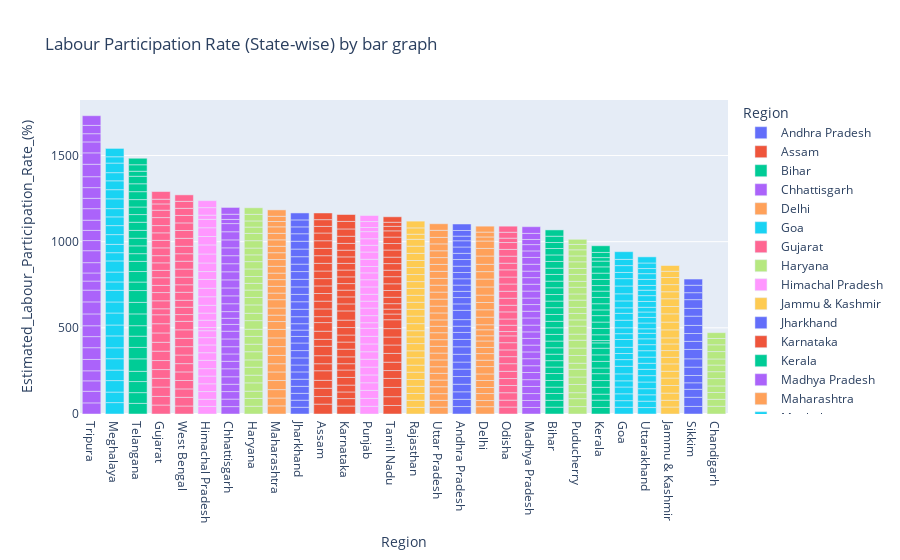

This figure's notebook cell:
### Markdown cell above
Labour Participation Rate wise analysis

### Code cell
fg = px.bar(df, x='Region', y='Estimated_Labour_Participation_Rate_(%)', color='Region', 
            title='Labour Participation Rate (State-wise) by bar graph', template='plotly')
fg.update_layout(xaxis={'categoryorder':'total descending'})
fg.show()

### Figure 1 — Plotly figure (JSON) as saved in the notebook; plotly's stock layout.template omitted (floating-point values rounded to 4 significant figures)
{"data": [{"alignmentgroup": "True", "hovertemplate": "Region=%{x}<br>Estimated_Labour_Participation_Rate_(%)=%{y}<extra></extra>", "legendgroup": "Andhra Pradesh", "marker": {"color": "#636efa", "pattern": {"shape": ""}}, "name": "Andhra Pradesh", "offsetgroup": "Andhra Pradesh", "orientation": "v", "showlegend": true, "textposition": "auto", "type": "bar", "x": ["Andhra Pradesh", "Andhra Pradesh", "Andhra Pradesh", "Andhra Pradesh", "Andhra Pradesh", "Andhra Pradesh", "Andhra Pradesh", "Andhra Pradesh", "Andhra Pradesh", "Andhra Pradesh", "Andhra Pradesh", "Andhra Pradesh", "Andhra Pradesh", "Andhra Pradesh", "Andhra Pradesh", "Andhra Pradesh", "Andhra Pradesh", "Andhra Pradesh", "Andhra Pradesh", "Andhra Pradesh", "Andhra Pradesh", "Andhra Pradesh", "Andhra Pradesh", "Andhra Pradesh", "Andhra Pradesh", "Andhra Pradesh", "Andhra Pradesh", "Andhra Pradesh"], "xaxis": "x", "y": [43.24, 42.05, 43.5, 43.97, 44.68, 43.01, 41, 45.14, 43.46, 42.83, 40.66, 36.03, 38.16, 53.76, 37.45, 36.76, 36.1, 36.29, 36.69, 36.41, 36.62, 38.61, 35.91, 36.84, 36.08, 26.97, 32.69, 37.61], "yaxis": "y"}, {"alignmentgroup": "True", "hovertemplate": "Region=%{x}<br>Estimated_Labour_Participation_Rate_(%)=%{y}<extra></extra>", "legendgroup": "Assam", "marker": {"color": "#EF553B", "pattern": {"shape": ""}}, "name": "Assam", "offsetgroup": "Assam", "orientation": "v", "showlegend": true, "textposition": "auto", "type": "bar", "x": ["Assam", "Assam", "Assam", "Assam", "Assam", "Assam", "Assam", "Assam", "Assam", "Assam", "Assam", "Assam", "Assam", "Assam", "Assam", "Assam", "Assam", "Assam", "Assam", "Assam", "Assam", "Assam", "Assam", "Assam", "Assam", "Assam"], "xaxis": "x", "y": [57.39, 43.87, 48.21, 45.83, 55.67, 40.76, 46.64, 54.9, 40.17, 47.05, 50, 34.38, 44.92, 45.17, 44.32, 43.81, 42.66, 44.01, 44.59, 44.26, 42.82, 43.9, 45.03, 38.45, 39.04, 38.73], "yaxis": "y"}, {"alignmentgroup": "True", "hovertemplate": "Region=%{x}<br>Estimated_Labour_Participation_Rate_(%)=%{y}<extra></extra>", "legendgroup": "Bihar", "marker": {"color": "#00cc96", "pattern": {"shape": ""}}, "name": "Bihar", "offsetgroup": "Bihar", "orientation": "v", "showlegend": true, "textposition": "auto", "type": "bar", "x": ["Bihar", "Bihar", "Bihar", "Bihar", "Bihar", "Bihar", "Bihar", "Bihar", "Bihar", "Bihar", "Bihar", "Bihar", "Bihar", "Bihar", "Bihar", "Bihar", "Bihar", "Bihar", "Bihar", "Bihar", "Bihar", "Bihar", "Bihar", "Bihar", "Bihar", "Bihar", "Bihar", "Bihar"], "xaxis": "x", "y": [39.75, 39.71, 39.66, 36.85, 38.57, 40.31, 37.51, 37.25, 37.54, 37.28, 38.88, 38.63, 38.5, 37.4, 39.8, 39.35, 38.36, 38.03, 39.25, 38.45, 38.86, 36.29, 38.99, 37.87, 37.29, 34.94, 36.45, 36.54], "yaxis": "y"}, {"alignmentgroup": "True", "hovertemplate": "Region=%{x}<br>Estimated_Labour_Participation_Rate_(%)=%{y}<extra></extra>", "legendgroup": "Chhattisgarh", "marker": {"color": "#ab63fa", "pattern": {"shape": ""}}, "name": "Chhattisgarh", "offsetgroup": "Chhattisgarh", "orientation": "v", "showlegend": true, "textposition": "auto", "type": "bar", "x": ["Chhattisgarh", "Chhattisgarh", "Chhattisgarh", "Chhattisgarh", "Chhattisgarh", "Chhattisgarh", "Chhattisgarh", "Chhattisgarh", "Chhattisgarh", "Chhattisgarh", "Chhattisgarh", "Chhattisgarh", "Chhattisgarh", "Chhattisgarh", "Chhattisgarh", "Chhattisgarh", "Chhattisgarh", "Chhattisgarh", "Chhattisgarh", "Chhattisgarh", "Chhattisgarh", "Chhattisgarh", "Chhattisgarh", "Chhattisgarh", "Chhattisgarh", "Chhattisgarh", "Chhattisgarh", "Chhattisgarh"], "xaxis": "x", "y": [42.89, 43.71, 43.53, 42.55, 43.38, 46.28, 43.56, 42.59, 42.03, 45.05, 44.98, 39.43, 35.56, 38.66, 45.61, 45.88, 45.85, 46.91, 46.8, 46.82, 46.59, 45.59, 46.21, 47.14, 47.39, 24.06, 30.24, 39.41], "yaxis": "y"}, {"alignmentgroup": "True", "hovertemplate": "Region=%{x}<br>Estimated_Labour_Participation_Rate_(%)=%{y}<extra></extra>", "legendgroup": "Delhi", "marker": {"color": "#FFA15A", "pattern": {"shape": ""}}, "name": "Delhi", "offsetgroup": "Delhi", "orientation": "v", "showlegend": true, "textposition": "auto", "type": "bar", "x": ["Delhi", "Delhi", "Delhi", "Delhi", "Delhi", "Delhi", "Delhi", "Delhi", "Delhi", "Delhi", "Delhi", "Delhi", "Delhi", "Delhi", "Delhi", "Delhi", "Delhi", "Delhi", "Delhi", "Delhi", "Delhi", "Delhi", "Delhi", "Delhi", "Delhi", "Delhi", "Delhi", "Delhi"], "xaxis": "x", "y": [42.33, 35.74, 40.53, 35.21, 40.68, 37.9, 42.71, 37.08, 38.36, 35.84, 37.45, 30.21, 34.65, 29.22, 44.17, 42.71, 42.34, 42.9, 47.36, 45.78, 43.02, 42.56, 48.09, 44.18, 42.82, 23.59, 28.28, 34.32], "yaxis": "y"}, {"alignmentgroup": "True", "hovertemplate": "Region=%{x}<br>Estimated_Labour_Participation_Rate_(%)=%{y}<extra></extra>", "legendgroup": "Goa", "marker": {"color": "#19d3f3", "pattern": {"shape": ""}}, "name": "Goa", "offsetgroup": "Goa", "orientation": "v", "showlegend": true, "textposition": "auto", "type": "bar", "x": ["Goa", "Goa", "Goa", "Goa", "Goa", "Goa", "Goa", "Goa", "Goa", "Goa", "Goa", "Goa", "Goa", "Goa", "Goa", "Goa", "Goa", "Goa", "Goa", "Goa", "Goa", "Goa", "Goa", "Goa"], "xaxis": "x", "y": [39.16, 38.19, 39.81, 39.61, 35.78, 40.36, 44.09, 38.7, 35.36, 36.11, 45.36, 33.71, 34.17, 43.96, 40, 31.97, 39.92, 41.27, 45.22, 42.77, 35.95, 39.73, 36.05, 44.74], "yaxis": "y"}, {"alignmentgroup": "True", "hovertemplate": "Region=%{x}<br>Estimated_Labour_Participation_Rate_(%)=%{y}<extra></extra>", "legendgroup": "Gujarat", "marker": {"color": "#FF6692", "pattern": {"shape": ""}}, "name": "Gujarat", "offsetgroup": "Gujarat", "orientation": "v", "showlegend": true, "textposition": "auto", "type": "bar", "x": ["Gujarat", "Gujarat", "Gujarat", "Gujarat", "Gujarat", "Gujarat", "Gujarat", "Gujarat", "Gujarat", "Gujarat", "Gujarat", "Gujarat", "Gujarat", "Gujarat", "Gujarat", "Gujarat", "Gujarat", "Gujarat", "Gujarat", "Gujarat", "Gujarat", "Gujarat", "Gujarat", "Gujarat", "Gujarat", "Gujarat", "Gujarat", "Gujarat"], "xaxis": "x", "y": [52.03, 50.12, 54.21, 50.57, 51.01, 52.27, 54.55, 51.51, 54.07, 53.48, 52.06, 34.77, 46.31, 47.72, 41.67, 44.57, 42.54, 43.72, 41.75, 45.14, 43.5, 43.75, 42.19, 46.31, 42.9, 36.33, 27.52, 44.26], "yaxis": "y"}, {"alignmentgroup": "True", "hovertemplate": "Region=%{x}<br>Estimated_Labour_Participation_Rate_(%)=%{y}<extra></extra>", "legendgroup": "Haryana", "marker": {"color": "#B6E880", "pattern": {"shape": ""}}, "name": "Haryana", "offsetgroup": "Haryana", "orientation": "v", "showlegend": true, "textposition": "auto", "type": "bar", "x": ["Haryana", "Haryana", "Haryana", "Haryana", "Haryana", "Haryana", "Haryana", "Haryana", "Haryana", "Haryana", "Haryana", "Haryana", "Haryana", "Haryana", "Haryana", "Haryana", "Haryana", "Haryana", "Haryana", "Haryana", "Haryana", "Haryana", "Haryana", "Haryana", "Haryana", "Haryana", "Haryana", "Haryana"], "xaxis": "x", "y": [45.12, 45.23, 42.17, 48.23, 44.72, 46.07, 42.48, 47.4, 43.74, 45.37, 41.4, 49.85, 42.78, 48.53, 43.18, 43.06, 38.77, 39.87, 43.7, 42.58, 39.18, 39.57, 42.75, 42.32, 36.73, 35.48, 38.27, 38.09], "yaxis": "y"}, {"alignmentgroup": "True", "hovertemplate": "Region=%{x}<br>Estimated_Labour_Participation_Rate_(%)=%{y}<extra></extra>", "legendgroup": "Himachal Pradesh", "marker": {"color": "#FF97FF", "pattern": {"shape": ""}}, "name": "Himachal Pradesh", "offsetgroup": "Himachal Pradesh", "orientation": "v", "showlegend": true, "textposition": "auto", "type": "bar", "x": ["Himachal Pradesh", "Himachal Pradesh", "Himachal Pradesh", "Himachal Pradesh", "Himachal Pradesh", "Himachal Pradesh", "Himachal Pradesh", "Himachal Pradesh", "Himachal Pradesh", "Himachal Pradesh", "Himachal Pradesh", "Himachal Pradesh", "Himachal Pradesh", "Himachal Pradesh", "Himachal Pradesh", "Himachal Pradesh", "Himachal Pradesh", "Himachal Pradesh", "Himachal Pradesh", "Himachal Pradesh", "Himachal Pradesh", "Himachal Pradesh", "Himachal Pradesh", "Himachal Pradesh", "Himachal Pradesh", "Himachal Pradesh", "Himachal Pradesh", "Himachal Pradesh"], "xaxis": "x", "y": [44.23, 41.18, 44.91, 44.91, 45.02, 42.81, 48.5, 44.05, 45.11, 42.45, 40.17, 18.43, 42.62, 41.2, 45.27, 49.58, 49.22, 51.17, 45.87, 49.69, 52.17, 52.55, 48.92, 50.82, 48.74, 24.42, 43.55, 40.66], "yaxis": "y"}, {"alignmentgroup": "True", "hovertemplate": "Region=%{x}<br>Estimated_Labour_Participation_Rate_(%)=%{y}<extra></extra>", "legendgroup": "Jammu & Kashmir", "marker": {"color": "#FECB52", "pattern": {"shape": ""}}, "name": "Jammu & Kashmir", "offsetgroup": "Jammu & Kashmir", "orientation": "v", "showlegend": true, "textposition": "auto", "type": "bar", "x": ["Jammu & Kashmir", "Jammu & Kashmir", "Jammu & Kashmir", "Jammu & Kashmir", "Jammu & Kashmir", "Jammu & Kashmir", "Jammu & Kashmir", "Jammu & Kashmir", "Jammu & Kashmir", "Jammu & Kashmir", "Jammu & Kashmir", "Jammu & Kashmir", "Jammu & Kashmir", "Jammu & Kashmir", "Jammu & Kashmir", "Jammu & Kashmir", "Jammu & Kashmir", "Jammu & Kashmir", "Jammu & Kashmir", "Jammu & Kashmir", "Jammu & Kashmir"], "xaxis": "x", "y": [40.57, 39.02, 41.71, 44.17, 43.08, 39.69, 42.56, 38.25, 39.06, 38.46, 34.94, 46.74, 45.17, 47.8, 42.63, 44.92, 40.71, 41.4, 41.23, 36.21, 33.33], "yaxis": "y"}, {"alignmentgroup": "True", "hovertemplate": "Region=%{x}<br>Estimated_Labour_Participation_Rate_(%)=%{y}<extra></extra>", "legendgroup": "Jharkhand", "marker": {"color": "#636efa", "pattern": {"shape": ""}}, "name": "Jharkhand", "offsetgroup": "Jharkhand", "orientation": "v", "showlegend": true, "textposition": "auto", "type": "bar", "x": ["Jharkhand", "Jharkhand", "Jharkhand", "Jharkhand", "Jharkhand", "Jharkhand", "Jharkhand", "Jharkhand", "Jharkhand", "Jharkhand", "Jharkhand", "Jharkhand", "Jharkhand", "Jharkhand", "Jharkhand", "Jharkhand", "Jharkhand", "Jharkhand", "Jharkhand", "Jharkhand", "Jharkhand", "Jharkhand", "Jharkhand", "Jharkhand", "Jharkhand", "Jharkhand", "Jharkhand", "Jharkhand"], "xaxis": "x", "y": [39.04, 41.12, 39.66, 40.83, 41.24, 42.33, 40.26, 41.09, 42.43, 44.05, 37.96, 36.92, 37.03, 40.65, 43.25, 43.51, 42.82, 43.35, 44.18, 44.82, 43.17, 43.14, 44.33, 45.42, 43.34, 39.92, 40.49, 40.43], "yaxis": "y"}, {"alignmentgroup": "True", "hovertemplate": "Region=%{x}<br>Estimated_Labour_Participation_Rate_(%)=%{y}<extra></extra>", "legendgroup": "Karnataka", "marker": {"color": "#EF553B", "pattern": {"shape": ""}}, "name": "Karnataka", "offsetgroup": "Karnataka", "orientation": "v", "showlegend": true, "textposition": "auto", "type": "bar", "x": ["Karnataka", "Karnataka", "Karnataka", "Karnataka", "Karnataka", "Karnataka", "Karnataka", "Karnataka", "Karnataka", "Karnataka", "Karnataka", "Karnataka", "Karnataka", "Karnataka", "Karnataka", "Karnataka", "Karnataka", "Karnataka", "Karnataka", "Karnataka", "Karnataka", "Karnataka", "Karnataka", "Karnataka", "Karnataka", "Karnataka", "Karnataka", "Karnataka"], "xaxis": "x", "y": [46.36, 43.12, 38.42, 39.93, 44.45, 43.1, 36.45, 39.92, 44.52, 41.33, 40.85, 43.25, 43.09, 53.37, 40.62, 40.89, 39.09, 38.04, 39, 39.7, 38.6, 37.66, 38.94, 39.45, 41.55, 42.14, 43.9, 39.93], "yaxis": "y"}, {"alignmentgroup": "True", "hovertemplate": "Region=%{x}<br>Estimated_Labour_Participation_Rate_(%)=%{y}<extra></extra>", "legendgroup": "Kerala", "marker": {"color": "#00cc96", "pattern": {"shape": ""}}, "name": "Kerala", "offsetgroup": "Kerala", "orientation": "v", "showlegend": true, "textposition": "auto", "type": "bar", "x": ["Kerala", "Kerala", "Kerala", "Kerala", "Kerala", "Kerala", "Kerala", "Kerala", "Kerala", "Kerala", "Kerala", "Kerala", "Kerala", "Kerala", "Kerala", "Kerala", "Kerala", "Kerala", "Kerala", "Kerala", "Kerala", "Kerala", "Kerala", "Kerala", "Kerala", "Kerala", "Kerala", "Kerala"], "xaxis": "x", "y": [38.07, 42.19, 34.96, 39.9, 38.97, 40.02, 32.71, 38.67, 37.66, 38.84, 30.87, 13.33, 33.62, 37.01, 36.65, 37.42, 33.13, 35.91, 36.57, 36.49, 32.36, 35.56, 36.53, 36.48, 33.24, 20.51, 29.95, 38.68], "yaxis": "y"}, {"alignmentgroup": "True", "hovertemplate": "Region=%{x}<br>Estimated_Labour_Participation_Rate_(%)=%{y}<extra></extra>", "legendgroup": "Madhya Pradesh", "marker": {"color": "#ab63fa", "pattern": {"shape": ""}}, "name": "Madhya Pradesh", "offsetgroup": "Madhya Pradesh", "orientation": "v", "showlegend": true, "textposition": "auto", "type": "bar", "x": ["Madhya Pradesh", "Madhya Pradesh", "Madhya Pradesh", "Madhya Pradesh", "Madhya Pradesh", "Madhya Pradesh", "Madhya Pradesh", "Madhya Pradesh", "Madhya Pradesh", "Madhya Pradesh", "Madhya Pradesh", "Madhya Pradesh", "Madhya Pradesh", "Madhya Pradesh", "Madhya Pradesh", "Madhya Pradesh", "Madhya Pradesh", "Madhya Pradesh", "Madhya Pradesh", "Madhya Pradesh", "Madhya Pradesh", "Madhya Pradesh", "Madhya Pradesh", "Madhya Pradesh", "Madhya Pradesh", "Madhya Pradesh", "Madhya Pradesh", "Madhya Pradesh"], "xaxis": "x", "y": [37.97, 40.48, 40.2, 41.25, 39.4, 41.46, 39.44, 40.77, 39.35, 39.57, 38.9, 37.88, 39.24, 41.5, 38.96, 38.8, 37.67, 40.6, 39.67, 38.2, 37.94, 39.83, 39.59, 37.68, 36.68, 29.76, 35.49, 38.72], "yaxis": "y"}, {"alignmentgroup": "True", "hovertemplate": "Region=%{x}<br>Estimated_Labour_Participation_Rate_(%)=%{y}<extra></extra>", "legendgroup": "Maharashtra", "marker": {"color": "#FFA15A", "pattern": {"shape": ""}}, "name": "Maharashtra", "offsetgroup": "Maharashtra", "orientation": "v", "showlegend": true, "textposition": "auto", "type": "bar", "x": ["Maharashtra", "Maharashtra", "Maharashtra", "Maharashtra", "Maharashtra", "Maharashtra", "Maharashtra", "Maharashtra", "Maharashtra", "Maharashtra", "Maharashtra", "Maharashtra", "Maharashtra", "Maharashtra", "Maharashtra", "Maharashtra", "Maharashtra", "Maharashtra", "Maharashtra", "Maharashtra", "Maharashtra", "Maharashtra", "Maharashtra", "Maharashtra", "Maharashtra", "Maharashtra", "Maharashtra", "Maharashtra"], "xaxis": "x", "y": [47.11, 45.69, 48.8, 52.67, 49.74, 47.61, 48.53, 50.98, 50.36, 49.36, 45.6, 37.42, 41.21, 48.34, 38.3, 39.3, 38.81, 37.84, 39.58, 39.05, 39.61, 37.57, 37.32, 37.61, 37.8, 30.86, 30.38, 37.04], "yaxis": "y"}, {"alignmentgroup": "True", "hovertemplate": "Region=%{x}<br>Estimated_Labour_Participation_Rate_(%)=%{y}<extra></extra>", "legendgroup": "Meghalaya", "marker": {"color": "#19d3f3", "pattern": {"shape": ""}}, "name": "Meghalaya", "offsetgroup": "Meghalaya", "orientation": "v", "showlegend": true, "textposition": "auto", "type": "bar", "x": ["Meghalaya", "Meghalaya", "Meghalaya", "Meghalaya", "Meghalaya", "Meghalaya", "Meghalaya", "Meghalaya", "Meghalaya", "Meghalaya", "Meghalaya", "Meghalaya", "Meghalaya", "Meghalaya", "Meghalaya", "Meghalaya", "Meghalaya", "Meghalaya", "Meghalaya", "Meghalaya", "Meghalaya", "Meghalaya", "Meghalaya", "Meghalaya", "Meghalaya", "Meghalaya", "Meghalaya"], "xaxis": "x", "y": [66.13, 61.09, 66.67, 60.86, 66.02, 63.44, 69.03, 63.18, 69.66, 64.06, 67.46, 48.83, 57.26, 64.63, 47.79, 48.29, 56.55, 52.27, 50.77, 47.71, 57.02, 53.04, 51.53, 47.26, 55.64, 36.51, 48.48], "yaxis": "y"}, {"alignmentgroup": "True", "hovertemplate": "Region=%{x}<br>Estimated_Labour_Participation_Rate_(%)=%{y}<extra></extra>", "legendgroup": "Odisha", "marker": {"color": "#FF6692", "pattern": {"shape": ""}}, "name": "Odisha", "offsetgroup": "Odisha", "orientation": "v", "showlegend": true, "textposition": "auto", "type": "bar", "x": ["Odisha", "Odisha", "Odisha", "Odisha", "Odisha", "Odisha", "Odisha", "Odisha", "Odisha", "Odisha", "Odisha", "Odisha", "Odisha", "Odisha", "Odisha", "Odisha", "Odisha", "Odisha", "Odisha", "Odisha", "Odisha", "Odisha", "Odisha", "Odisha", "Odisha", "Odisha", "Odisha", "Odisha"], "xaxis": "x", "y": [40.47, 39.94, 43.05, 42.13, 40.32, 41.88, 44.06, 40.91, 39.09, 41.98, 39.55, 25.16, 36.48, 36.36, 41.26, 38.39, 40.99, 40.25, 42.15, 40.51, 41.71, 38.46, 41.05, 38.97, 39.93, 25.53, 34.12, 35.24], "yaxis": "y"}, {"alignmentgroup": "True", "hovertemplate": "Region=%{x}<br>Estimated_Labour_Participation_Rate_(%)=%{y}<extra></extra>", "legendgroup": "Puducherry", "marker": {"color": "#B6E880", "pattern": {"shape": ""}}, "name": "Puducherry", "offsetgroup": "Puducherry", "orientation": "v", "showlegend": true, "textposition": "auto", "type": "bar", "x": ["Puducherry", "Puducherry", "Puducherry", "Puducherry", "Puducherry", "Puducherry", "Puducherry", "Puducherry", "Puducherry", "Puducherry", "Puducherry", "Puducherry", "Puducherry", "Puducherry", "Puducherry", "Puducherry", "Puducherry", "Puducherry", "Puducherry", "Puducherry", "Puducherry", "Puducherry", "Puducherry", "Puducherry", "Puducherry", "Puducherry"], "xaxis": "x", "y": [43.08, 45.95, 34.56, 47.83, 43.34, 44.85, 35, 45.07, 43.18, 45.38, 35.23, 46.79, 35.71, 37.73, 34.77, 42.41, 35.73, 38.86, 34.19, 40.42, 34.59, 38.5, 34.12, 35.54, 31.25, 29.73], "yaxis": "y"}, {"alignmentgroup": "True", "hovertemplate": "Region=%{x}<br>Estimated_Labour_Participation_Rate_(%)=%{y}<extra></extra>", "legendgroup": "Punjab", "marker": {"color": "#FF97FF", "pattern": {"shape": ""}}, "name": "Punjab", "offsetgroup": "Punjab", "orientation": "v", "showlegend": true, "textposition": "auto", "type": "bar", "x": ["Punjab", "Punjab", "Punjab", "Punjab", "Punjab", "Punjab", "Punjab", "Punjab", "Punjab", "Punjab", "Punjab", "Punjab", "Punjab", "Punjab", "Punjab", "Punjab", "Punjab", "Punjab", "Punjab", "Punjab", "Punjab", "Punjab", "Punjab", "Punjab", "Punjab", "Punjab", "Punjab", "Punjab"], "xaxis": "x", "y": [44.79, 45.79, 46.5, 44.08, 45.49, 45.66, 45.55, 43.4, 45.22, 44.19, 46.85, 32.2, 41.14, 43.9, 40.03, 40.02, 42.62, 41.61, 39.97, 37.1, 41.82, 42.17, 39.04, 37.82, 41.29, 23.95, 34.71, 34.96], "yaxis": "y"}, {"alignmentgroup": "True", "hovertemplate": "Region=%{x}<br>Estimated_Labour_Participation_Rate_(%)=%{y}<extra></extra>", "legendgroup": "Rajasthan", "marker": {"color": "#FECB52", "pattern": {"shape": ""}}, "name": "Rajasthan", "offsetgroup": "Rajasthan", "orientation": "v", "showlegend": true, "textposition": "auto", "type": "bar", "x": ["Rajasthan", "Rajasthan", "Rajasthan", "Rajasthan", "Rajasthan", "Rajasthan", "Rajasthan", "Rajasthan", "Rajasthan", "Rajasthan", "Rajasthan", "Rajasthan", "Rajasthan", "Rajasthan", "Rajasthan", "Rajasthan", "Rajasthan", "Rajasthan", "Rajasthan", "Rajasthan", "Rajasthan", "Rajasthan", "Rajasthan", "Rajasthan", "Rajasthan", "Rajasthan", "Rajasthan", "Rajasthan"], "xaxis": "x", "y": [38.52, 41.02, 39.78, 41.48, 39.24, 42.69, 40.87, 43, 40.12, 41.83, 39.47, 35.21, 41.11, 43.98, 39.44, 40.73, 40.38, 40.34, 39.15, 40.8, 40.73, 40.9, 41.59, 41.62, 39.71, 29.57, 36.71, 39.26], "yaxis": "y"}, {"alignmentgroup": "True", "hovertemplate": "Region=%{x}<br>Estimated_Labour_Participation_Rate_(%)=%{y}<extra></extra>", "legendgroup": "Sikkim", "marker": {"color": "#636efa", "pattern": {"shape": ""}}, "name": "Sikkim", "offsetgroup": "Sikkim", "orientation": "v", "showlegend": true, "textposition": "auto", "type": "bar", "x": ["Sikkim", "Sikkim", "Sikkim", "Sikkim", "Sikkim", "Sikkim", "Sikkim", "Sikkim", "Sikkim", "Sikkim", "Sikkim", "Sikkim", "Sikkim", "Sikkim", "Sikkim", "Sikkim", "Sikkim"], "xaxis": "x", "y": [44.06, 53.04, 46.3, 37.72, 42.36, 48.61, 48.13, 54.67, 46.63, 45.61, 46.97, 53.8, 45.24, 50.57, 40.31, 43.32, 35.85], "yaxis": "y"}, {"alignmentgroup": "True", "hovertemplate": "Region=%{x}<br>Estimated_Labour_Participation_Rate_(%)=%{y}<extra></extra>", "legendgroup": "Tamil Nadu", "marker": {"color": "#EF553B", "pattern": {"shape": ""}}, "name": "Tamil Nadu", "offsetgroup": "Tamil Nadu", "orientation": "v", "showlegend": true, "textposition": "auto", "type": "bar", "x": ["Tamil Nadu", "Tamil Nadu", "Tamil Nadu", "Tamil Nadu", "Tamil Nadu", "Tamil Nadu", "Tamil Nadu", "Tamil Nadu", "Tamil Nadu", "Tamil Nadu", "Tamil Nadu", "Tamil Nadu", "Tamil Nadu", "Tamil Nadu", "Tamil Nadu", "Tamil Nadu", "Tamil Nadu", "Tamil Nadu", "Tamil Nadu", "Tamil Nadu", "Tamil Nadu", "Tamil Nadu", "Tamil Nadu", "Tamil Nadu", "Tamil Nadu", "Tamil Nadu", "Tamil Nadu", "Tamil Nadu"], "xaxis": "x", "y": [49.44, 50.99, 53.94, 52.17, 45.62, 48.55, 50.95, 48.8, 46.23, 48.86, 51.56, 33.05, 28.6, 31.49, 37.31, 39.16, 38.89, 41.13, 37.76, 38.42, 37.38, 41.29, 37.64, 37.48, 36.17, 26.17, 23.77, 31.6], "yaxis": "y"}, {"alignmentgroup": "True", "hovertemplate": "Region=%{x}<br>Estimated_Labour_Participation_Rate_(%)=%{y}<extra></extra>", "legendgroup": "Telangana", "marker": {"color": "#00cc96", "pattern": {"shape": ""}}, "name": "Telangana", "offsetgroup": "Telangana", "orientation": "v", "showlegend": true, "textposition": "auto", "type": "bar", "x": ["Telangana", "Telangana", "Telangana", "Telangana", "Telangana", "Telangana", "Telangana", "Telangana", "Telangana", "Telangana", "Telangana", "Telangana", "Telangana", "Telangana", "Telangana", "Telangana", "Telangana", "Telangana", "Telangana", "Telangana", "Telangana", "Telangana", "Telangana", "Telangana", "Telangana", "Telangana", "Telangana", "Telangana"], "xaxis": "x", "y": [61.74, 62.19, 64.4, 59.23, 72.57, 66.49, 65.17, 60.61, 68.51, 66.92, 68.53, 49.44, 61, 58.97, 44.59, 45.43, 44.36, 45.39, 47.28, 44.51, 43.87, 43.13, 45.95, 45.78, 43.65, 29.05, 37.63, 37.68], "yaxis": "y"}, {"alignmentgroup": "True", "hovertemplate": "Region=%{x}<br>Estimated_Labour_Participation_Rate_(%)=%{y}<extra></extra>", "legendgroup": "Tripura", "marker": {"color": "#ab63fa", "pattern": {"shape": ""}}, "name": "Tripura", "offsetgroup": "Tripura", "orientation": "v", "showlegend": true, "textposition": "auto", "type": "bar", "x": ["Tripura", "Tripura", "Tripura", "Tripura", "Tripura", "Tripura", "Tripura", "Tripura", "Tripura", "Tripura", "Tripura", "Tripura", "Tripura", "Tripura", "Tripura", "Tripura", "Tripura", "Tripura", "Tripura", "Tripura", "Tripura", "Tripura", "Tripura", "Tripura", "Tripura", "Tripura", "Tripura", "Tripura"], "xaxis": "x", "y": [64.47, 67.4, 60.54, 58.29, 65.9, 68.21, 64.29, 63.02, 68.61, 69.88, 68.28, 52.63, 46.9, 59.74, 69.5, 58.8, 59.1, 59.07, 66.9, 60, 62.14, 63.41, 72.26, 66.04, 63.56, 47.65, 48.31, 56.17], "yaxis": "y"}, {"alignmentgroup": "True", "hovertemplate": "Region=%{x}<br>Estimated_Labour_Participation_Rate_(%)=%{y}<extra></extra>", "legendgroup": "Uttar Pradesh", "marker": {"color": "#FFA15A", "pattern": {"shape": ""}}, "name": "Uttar Pradesh", "offsetgroup": "Uttar Pradesh", "orientation": "v", "showlegend": true, "textposition": "auto", "type": "bar", "x": ["Uttar Pradesh", "Uttar Pradesh", "Uttar Pradesh", "Uttar Pradesh", "Uttar Pradesh", "Uttar Pradesh", "Uttar Pradesh", "Uttar Pradesh", "Uttar Pradesh", "Uttar Pradesh", "Uttar Pradesh", "Uttar Pradesh", "Uttar Pradesh", "Uttar Pradesh", "Uttar Pradesh", "Uttar Pradesh", "Uttar Pradesh", "Uttar Pradesh", "Uttar Pradesh", "Uttar Pradesh", "Uttar Pradesh", "Uttar Pradesh", "Uttar Pradesh", "Uttar Pradesh", "Uttar Pradesh", "Uttar Pradesh", "Uttar Pradesh", "Uttar Pradesh"], "xaxis": "x", "y": [39.96, 39.32, 38.78, 40.24, 38.79, 39.07, 38.01, 39.77, 39.67, 39.13, 38.53, 40.37, 37.52, 36.89, 40.43, 39.75, 40.43, 40.87, 40.07, 39.71, 40.6, 40.21, 39.52, 39.54, 40, 37.74, 41.1, 38.09], "yaxis": "y"}, {"alignmentgroup": "True", "hovertemplate": "Region=%{x}<br>Estimated_Labour_Participation_Rate_(%)=%{y}<extra></extra>", "legendgroup": "Uttarakhand", "marker": {"color": "#19d3f3", "pattern": {"shape": ""}}, "name": "Uttarakhand", "offsetgroup": "Uttarakhand", "orientation": "v", "showlegend": true, "textposition": "auto", "type": "bar", "x": ["Uttarakhand", "Uttarakhand", "Uttarakhand", "Uttarakhand", "Uttarakhand", "Uttarakhand", "Uttarakhand", "Uttarakhand", "Uttarakhand", "Uttarakhand", "Uttarakhand", "Uttarakhand", "Uttarakhand", "Uttarakhand", "Uttarakhand", "Uttarakhand", "Uttarakhand", "Uttarakhand", "Uttarakhand", "Uttarakhand", "Uttarakhand", "Uttarakhand", "Uttarakhand", "Uttarakhand", "Uttarakhand", "Uttarakhand", "Uttarakhand"], "xaxis": "x", "y": [37.47, 37.01, 36.97, 35.39, 38.79, 36.9, 36.73, 35.19, 35.69, 37.16, 35.04, 33.94, 32, 26.33, 33.54, 32.48, 31.21, 27.51, 33.87, 33.61, 31.65, 27.55, 35.11, 33.33, 29.59, 32.27, 35.61], "yaxis": "y"}, {"alignmentgroup": "True", "hovertemplate": "Region=%{x}<br>Estimated_Labour_Participation_Rate_(%)=%{y}<extra></extra>", "legendgroup": "West Bengal", "marker": {"color": "#FF6692", "pattern": {"shape": ""}}, "name": "West Bengal", "offsetgroup": "West Bengal", "orientation": "v", "showlegend": true, "textposition": "auto", "type": "bar", "x": ["West Bengal", "West Bengal", "West Bengal", "West Bengal", "West Bengal", "West Bengal", "West Bengal", "West Bengal", "West Bengal", "West Bengal", "West Bengal", "West Bengal", "West Bengal", "West Bengal", "West Bengal", "West Bengal", "West Bengal", "West Bengal", "West Bengal", "West Bengal", "West Bengal", "West Bengal", "West Bengal", "West Bengal", "West Bengal", "West Bengal", "West Bengal", "West Bengal"], "xaxis": "x", "y": [46.41, 50.36, 48.78, 48.79, 49.87, 48.09, 50, 48.47, 48.3, 49.51, 49.18, 39.27, 42.53, 40.44, 46.37, 43.51, 44.38, 46.77, 45.74, 43.25, 43.44, 45.97, 45.39, 44.09, 43.34, 41.2, 40.67, 37.57], "yaxis": "y"}, {"alignmentgroup": "True", "hovertemplate": "Region=%{x}<br>Estimated_Labour_Participation_Rate_(%)=%{y}<extra></extra>", "legendgroup": "Chandigarh", "marker": {"color": "#B6E880", "pattern": {"shape": ""}}, "name": "Chandigarh", "offsetgroup": "Chandigarh", "orientation": "v", "showlegend": true, "textposition": "auto", "type": "bar", "x": ["Chandigarh", "Chandigarh", "Chandigarh", "Chandigarh", "Chandigarh", "Chandigarh", "Chandigarh", "Chandigarh", "Chandigarh", "Chandigarh", "Chandigarh", "Chandigarh"], "xaxis": "x", "y": [44.89, 40.44, 39.47, 37.95, 42.77, 40.06, 38.6, 35.19, 42.94, 39.25, 36.68, 33.8], "yaxis": "y"}], "layout": {"barmode": "relative", "legend": {"title": {"text": "Region"}, "tracegroupgap": 0}, "title": {"text": "Labour Participation Rate (State-wise) by bar graph"}, "xaxis": {"anchor": "y", "categoryarray": ["Andhra Pradesh", "Assam", "Bihar", "Chhattisgarh", "Delhi", "Goa", "Gujarat", "Haryana", "Himachal Pradesh", "Jammu & Kashmir", "Jharkhand", "Karnataka", "Kerala", "Madhya Pradesh", "Maharashtra", "Meghalaya", "Odisha", "Puducherry", "Punjab", "Rajasthan", "Sikkim", "Tamil Nadu", "Telangana", "Tripura", "Uttar Pradesh", "Uttarakhand", "West Bengal", "Chandigarh"], "categoryorder": "total descending", "domain": [0, 1], "title": {"text": "Region"}}, "yaxis": {"anchor": "x", "domain": [0, 1], "title": {"text": "Estimated_Labour_Participation_Rate_(%)"}}}}
